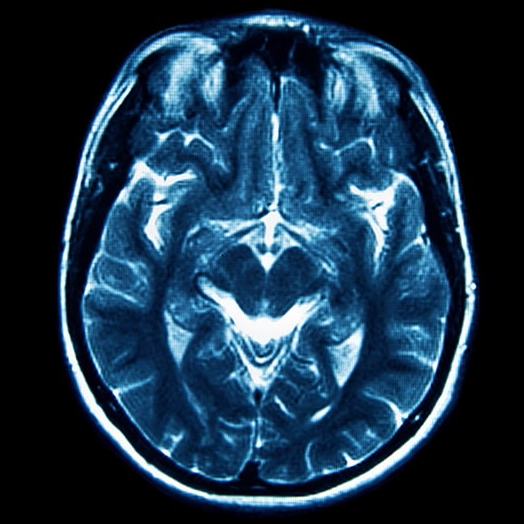
%> input picture images/Brain-MRI-Scan.png, 524 x 524 px
$ octave meanFiltEx.m   (GNU Octave 9; MATLAB toolbox functions it lacks are replaced by stand-ins)
%> lines starting %> are read from the running program, lines starting %| are printed output that depends on the picture
% read in the image
image = 'Brain-MRI-Scan.png';
I = imread(image);
%> I is the input picture: size 524x524x3 uint8; mean R, G, B 28.3, 54.3, 76

% initialize the filter sizes and titles
filt = [3,7,11];
values = length(filt)+1;
titles = cell(1,values);

% calculate the mean filter for each neighborhood and plot the images
for i=1:values
    if i==1
        Im = I;
        titles{i} = 'Original';
    else
        Im = imboxfilt(I,filt(i-1));
        numtxt = num2str(filt(i-1));
        titles{i} = strcat(numtxt,'x',numtxt);
    end
    subplot(1,values,i)
    imshow(Im)
    title(titles{i})
end
%> this loop made 4 passes
%> pass 3, `Im = imboxfilt(I,filt(i-1));`:
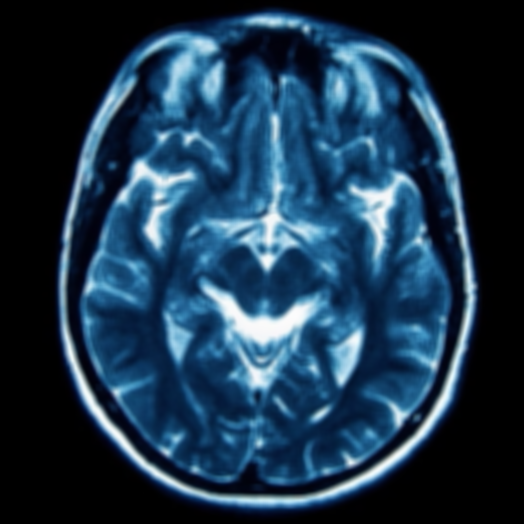
%> Im: size 524x524x3 uint8; mean R, G, B 28.3, 54.3, 76; mean of the top-left, top-right, bottom-left and bottom-right quarters 51, 56.5, 49.3, 54.7
%> after the loop:
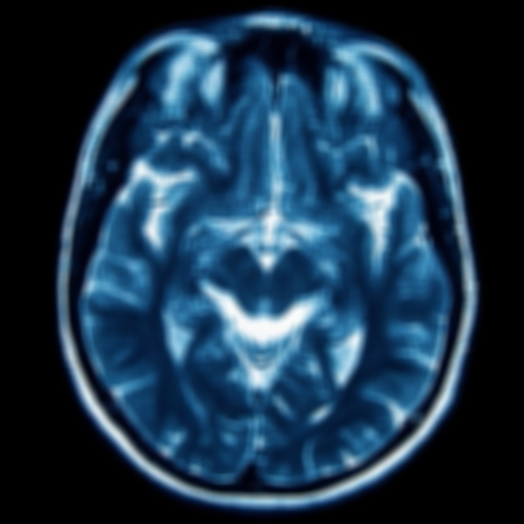
%> Im: size 524x524x3 uint8; mean R, G, B 28.3, 54.3, 76; mean of the top-left, top-right, bottom-left and bottom-right quarters 51, 56.5, 49.3, 54.7
%> after the loop, numtxt = '11'; titles = {'Original', '3x3', '7x7', '11x11'}

$ run again, with images/synpic15358_fractal.png copied over images/Brain-MRI-Scan.png
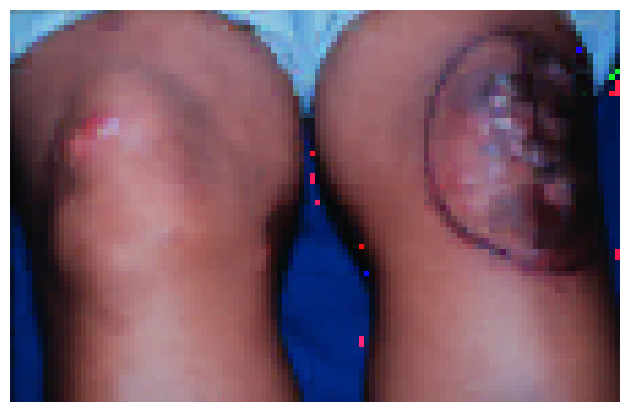
%> input picture images/synpic15358_fractal.png, 630 x 412 px
%> I is the input picture: size 412x630x3 uint8; mean R, G, B 122.4, 92.9, 106.4
%> the loop `for i=1:values` made 4 passes
%> pass 3, `Im = imboxfilt(I,filt(i-1));`:
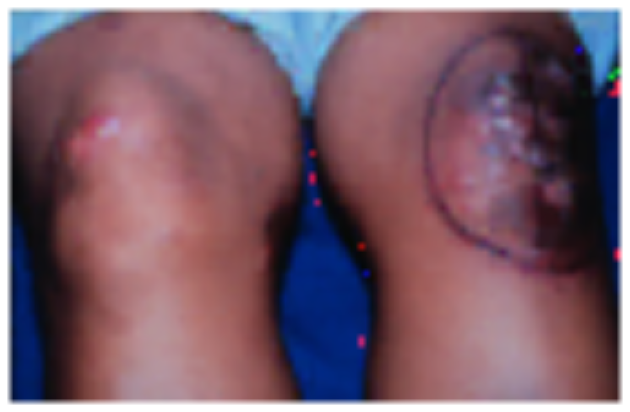
%> Im: size 412x630x3 uint8; mean R, G, B 122.4, 92.9, 106.4; mean of the top-left, top-right, bottom-left and bottom-right quarters 121.7, 101.5, 105.4, 100.3
%> after the loop `for i=1:values`:
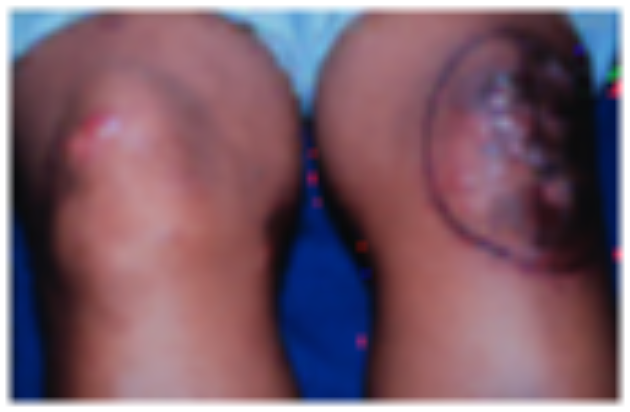
%> Im: size 412x630x3 uint8; mean R, G, B 122.4, 92.9, 106.4; mean of the top-left, top-right, bottom-left and bottom-right quarters 121.7, 101.5, 105.4, 100.3
%> after the loop `for i=1:values`: numtxt = '11'; titles = {'Original', '3x3', '7x7', '11x11'}
